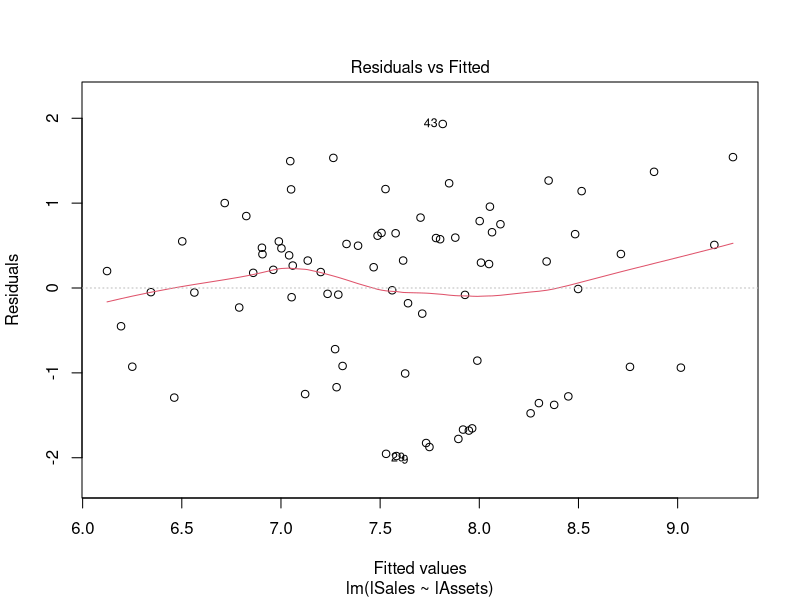
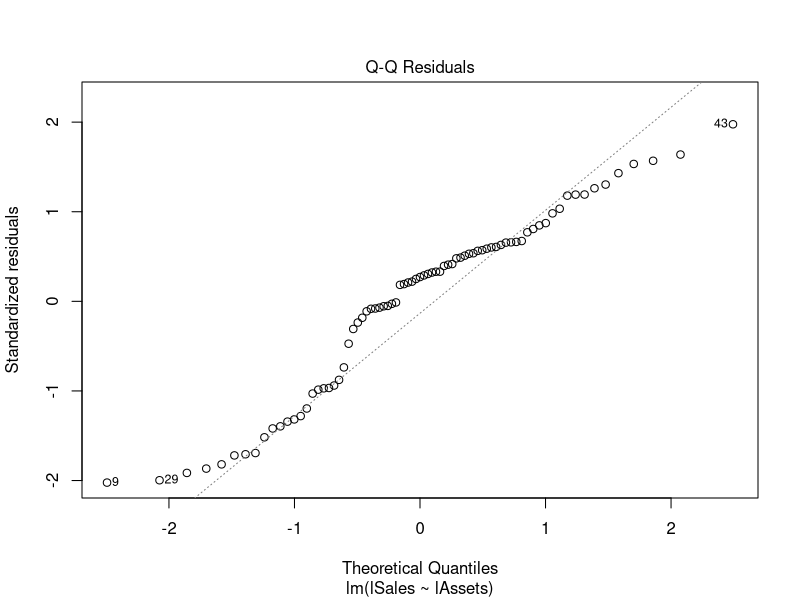
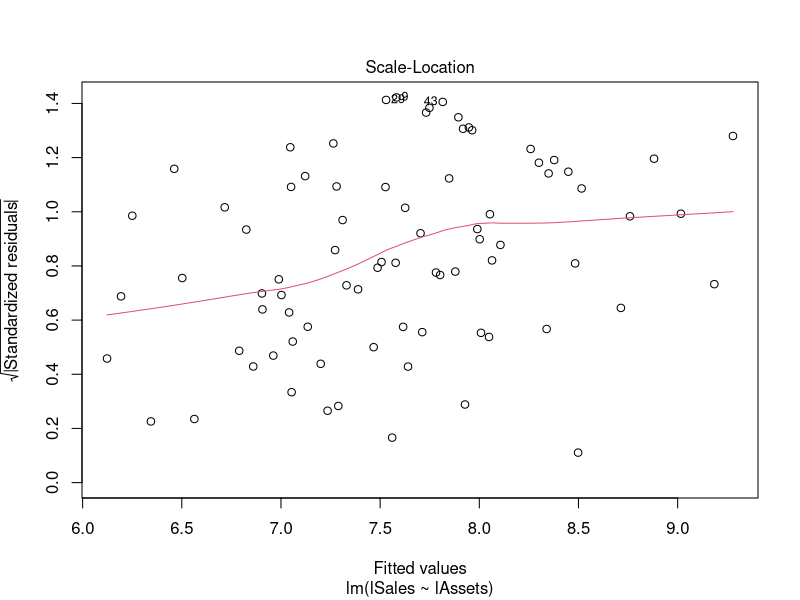
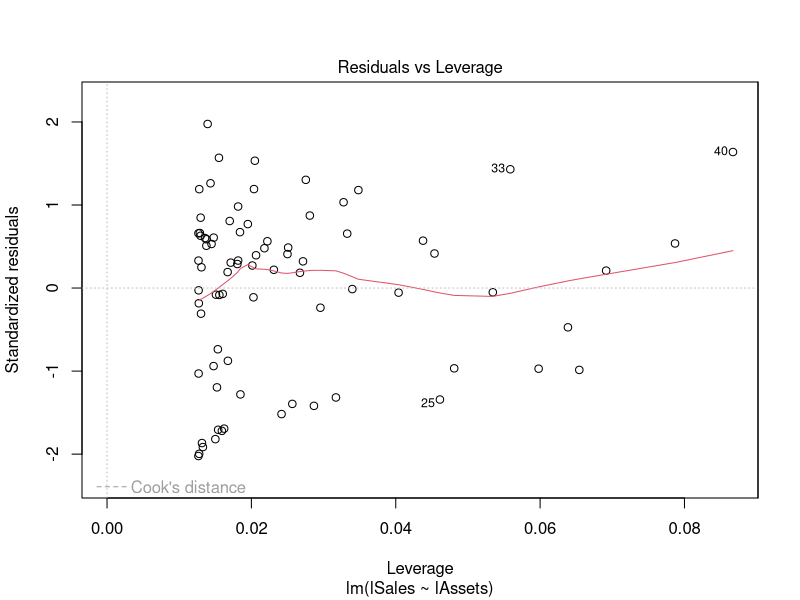
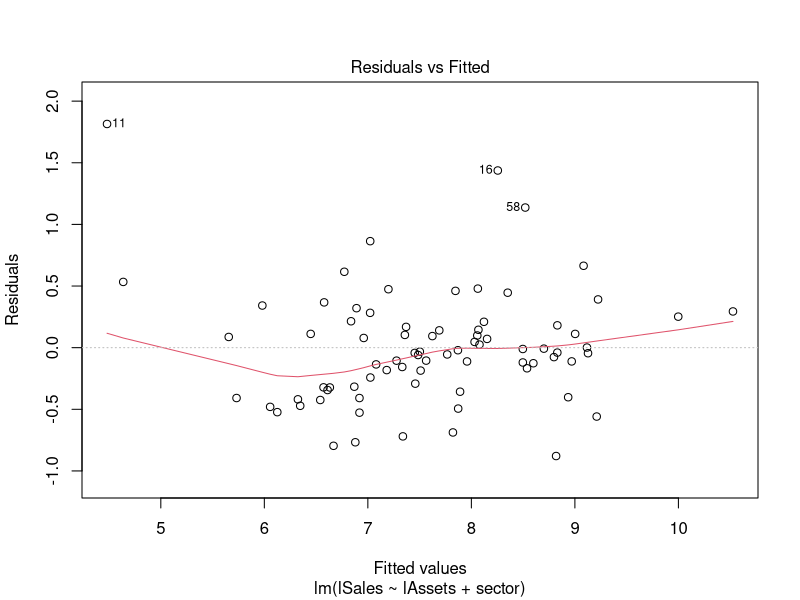
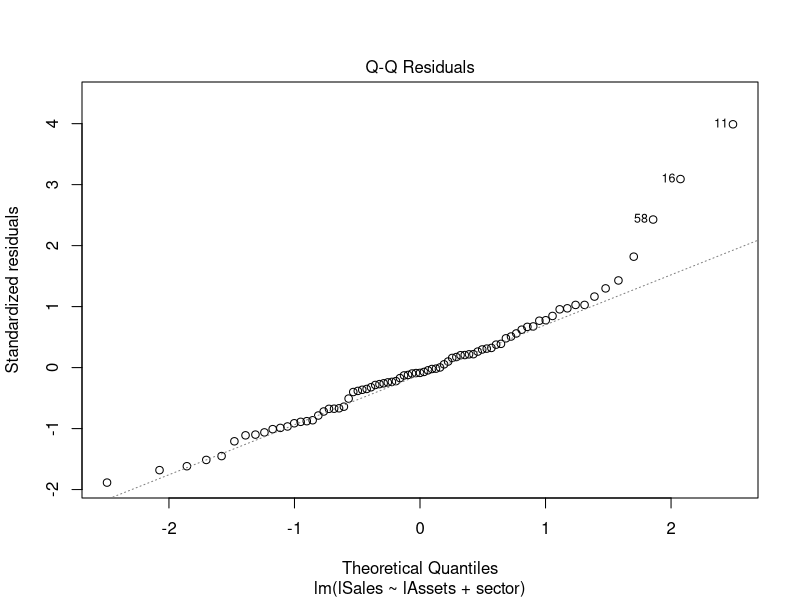
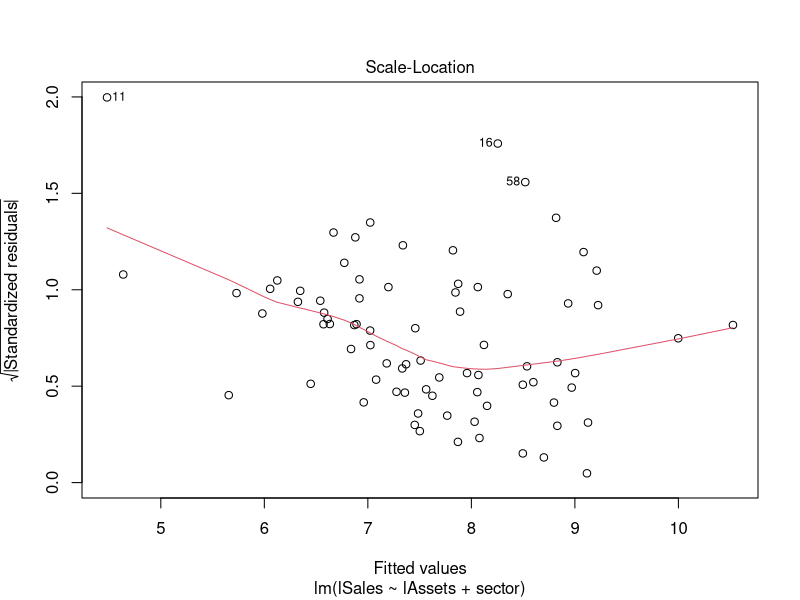
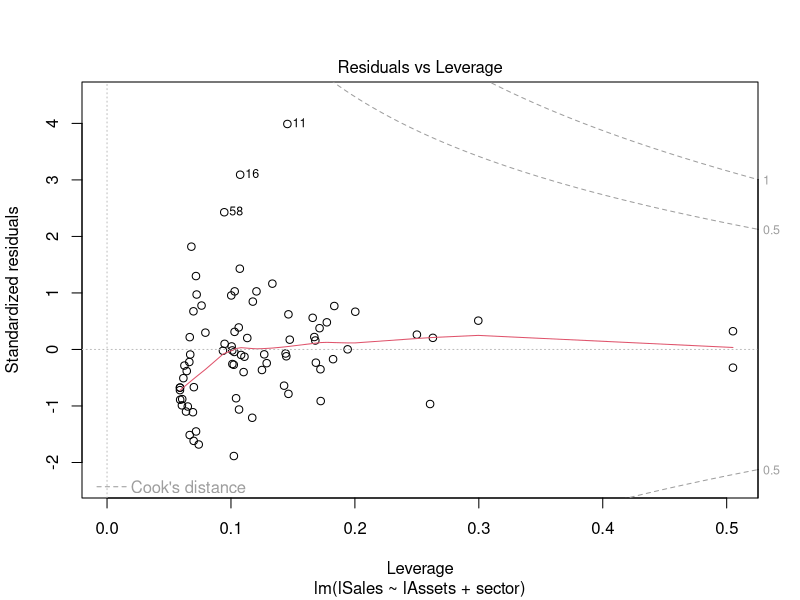

These figures' R source, in order:
## ---- chunk 1
## set working directory
require("knitr")
library(car)
## ---- chunk 2
# Code here
forbes=read.table('forbes.txt', header = TRUE, sep = "\t")
forbes$lSales=log(forbes$Sales)
forbes$lAssets=log(forbes$Assets)
fit=lm(lSales~lAssets,forbes)
Anova(fit)
summary(fit)
plot(fit)
## ---- chunk 3
# Code here
forbes$sector=factor(forbes$sector)
fit1=lm(lSales~lAssets+sector,forbes)
anova(fit1)
summary(fit1)
plot(fit1)
## ---- chunk 4
# Code here
forbes$Company=as.numeric(factor(forbes$Company))
Anova(lm(lAssets~.-(Assets+lSales),forbes))
